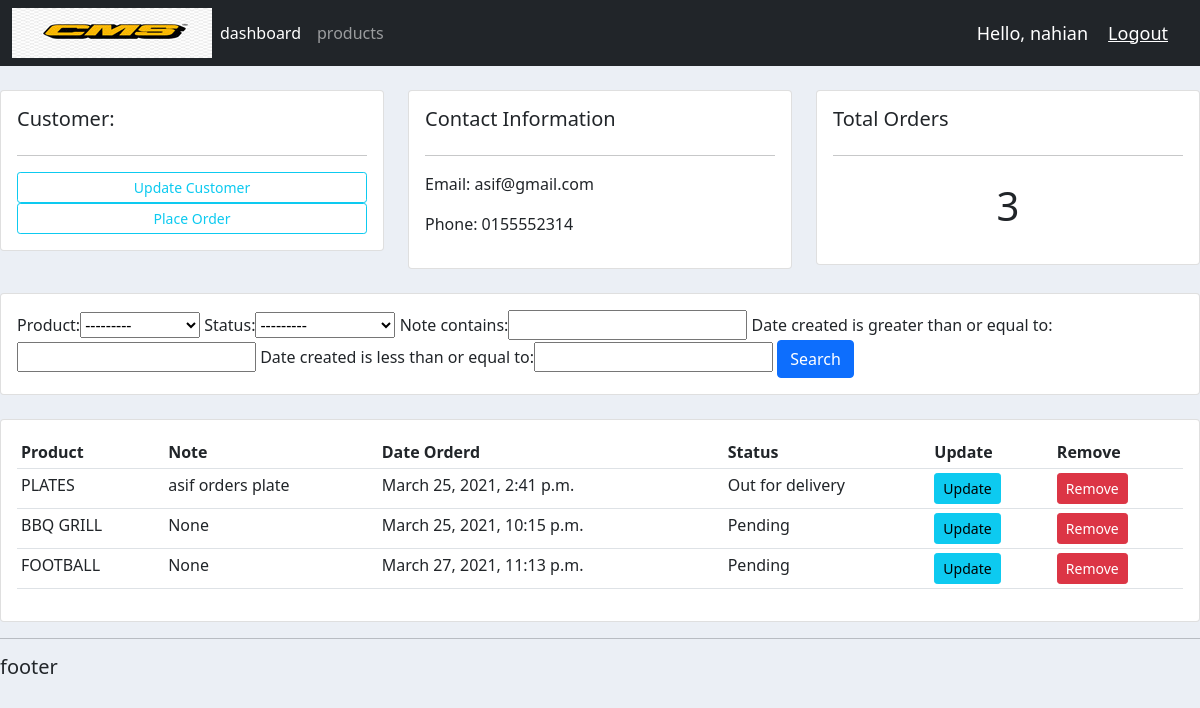
Screenshot of /customers/1/ (signed in) with the database file from the repository.
### accounts/models.py (models this page shows, shortened)
class customer(models.Model):
	name = models.CharField(max_length=200, null=True)
	Phone = models.CharField(max_length=200, null=True)
	email = models.CharField(max_length=200, null=True)
	date_created = models.DateTimeField(auto_now_add=True, null=True)

class order(models.Model):
	STATUS = (
		('Pending' , 'Pending'),
		('Out for delivery' , 'Out for delivery'),
		)
	customer = models.ForeignKey(customer, null=True, on_delete= models.SET_NULL)
	product = models.ForeignKey(product, null=True, on_delete= models.SET_NULL)
	date_created = models.DateTimeField(auto_now_add=True, null=True)
	status = models.CharField(max_length=200, null=True, choices=STATUS)
	note = models.CharField(max_length=1000, null=True)

class product(models.Model):
	CATEGORY =(
		('Indoor' , 'Indoor'),
		('Out Door' , 'Out Door'),
		)
	name = models.CharField(max_length=200, null=True)
	price = models.FloatField(null=True)
	category = models.CharField(max_length=200, null=True, choices=CATEGORY)
	description = models.CharField(max_length=200, null=True)
	date_created = models.DateTimeField(auto_now_add=True, null=True)
	tag = models.ManyToManyField(tag)
	def __str__(self):
		return self.name

### accounts/views.py (the view)
# urls.py: path('customers/<str:pk_test>/', views.customers, name='customers'),
@login_required(login_url='login')
def customers(request, pk_test):
	customers = customer.objects.get(id=pk_test)
	orders = customers.order_set.all()
	order_count = orders.count()
	myFilter = OrderFilter(request.GET, queryset=orders)
	orders = myFilter.qs
	context = {'customer' : customers , 'orders' : orders, 'order_count' : order_count, 'myFilter' : myFilter}
	return render(request, 'accounts/customers.html', context)

### accounts/templates/accounts/customers.html
{% extends 'accounts/main.html'%}
{% block content %}
	<br>
<div class="row">
	<div class="col-md">
		<div class="card card-body">
			<h5>Customer:</h5>
			<hr>
			<a class="btn btn-outline-info  btn-sm btn-block" href="">Update Customer</a>
			<a class="btn btn-outline-info  btn-sm btn-block" href="{% url 'create_order' customer.id %}">Place Order</a>
		</div>
	</div>
	<div class="col-md">
		<div class="card card-body">
			<h5>Contact Information</h5>
			<hr>
			<p>Email: {{customer.email}}</p>
			<p>Phone: {{customer.Phone}}</p>
		</div>
	</div>
	<div class="col-md">
		<div class="card card-body">
			<h5>Total Orders</h5>
			<hr>
			<h1 style="text-align: center;padding: 10px">{{order_count}}</h1>
		</div>
	</div>
</div>
<br>
<div class="row">
	<div class="col">
		<div class="card card-body">
			<form method="get">
				{{myFilter.form}}
		    <button class="btn btn-primary" type="submit">Search</button>
		  </form>
		</div>
	</div>
</div>
<br>
<div class="row">
	<div class="col-md">
		<div class="card card-body">
			<table class="table table-sm">
				<tr>
					<th>Product</th>
					<th>Note</th>
					<th>Date Orderd</th>
					<th>Status</th>
					<th>Update</th>
					<th>Remove</th>
				</tr>
				{% for order in orders %}
					<tr>
						<td>{{order.product}}</td>
						<td>{{order.note}}</td>
						<td>{{order.date_created}}</td>
						<td>{{order.status}}</td>
						<td><a class="btn btn-sm btn-info" href="{% url 'update_order' order.id %}">Update</a></td>
						<td><a class="btn btn-sm btn-danger" href="{% url 'delete_order' order.id %}">Remove</a></td>
					</tr>
				{% endfor %}
			</table>
		</div>
	</div>
</div>
{% endblock %}

### accounts/templates/accounts/navbar.html (shortened to what this page needs)
{% load static %}
<nav class="navbar navbar-expand-lg navbar-dark bg-dark">
  <div class="container-fluid">
    <img src="{% static 'images/cms2.jpg'%}">
    <div class="collapse navbar-collapse" id="navbarNav">
      <ul class="navbar-nav">
        <li class="nav-item">
          <a class="nav-link active" aria-current="page" href="{% url 'home' %}">dashboard</a>
        </li>
        <li class="nav-item">
          <a class="nav-link" href="{% url 'products' %}">products</a>
        </li>
      </ul>
    </div>
    <span class="hello-msg">Hello, {{request.user}}</span>
  <span ><a  class="hello-msg" href="{% url 'logout' %}">Logout</a></span>
  </div>
</nav>

### static/css/main.css (style rules this page uses)
body { background-color: #ebeff5; }

### accounts/templates/accounts/navbar.html (style rules this page uses)
.hello-msg { font-size: 18px; color: #fff; margin-right: 20px; }

### rows the page displays
customer: email "asif@gmail.com", Phone "0155552314"
order: product "PLATES", note "asif orders plate", date_created "March 25, 2021, 2:41 p.m.", status "Out for delivery"
order: product "BBQ GRILL", note "None", date_created "March 25, 2021, 10:15 p.m.", status "Pending"
order: product "FOOTBALL", note "None", date_created "March 27, 2021, 11:13 p.m.", status "Pending"

### other values shown
{{ request.user }} "nahian"
{{ order_count }} "3"
